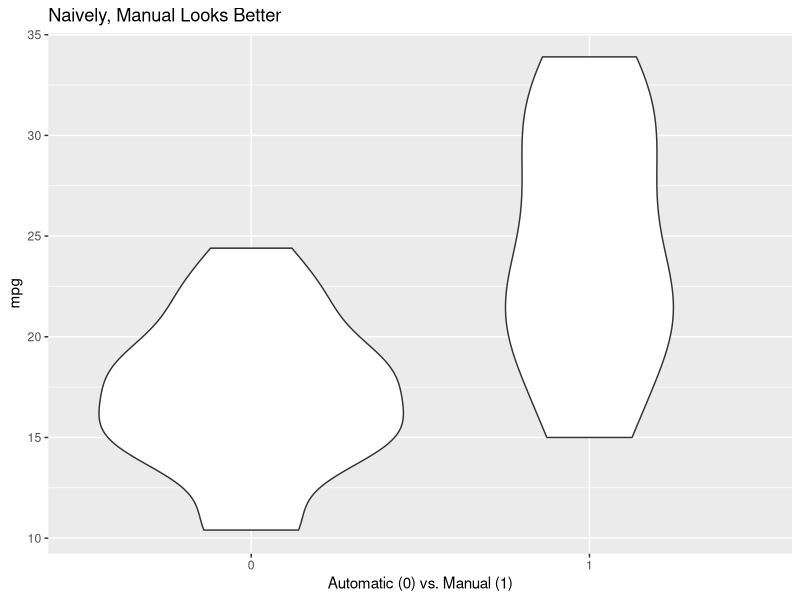
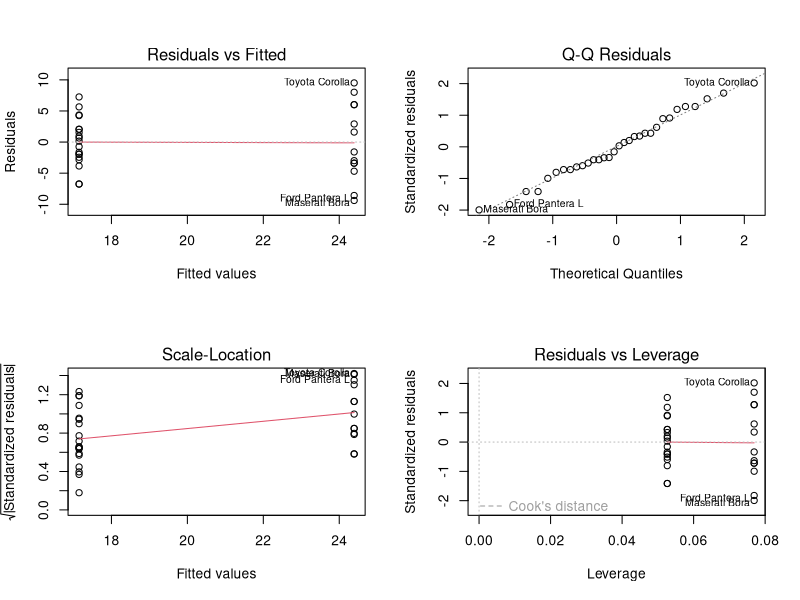
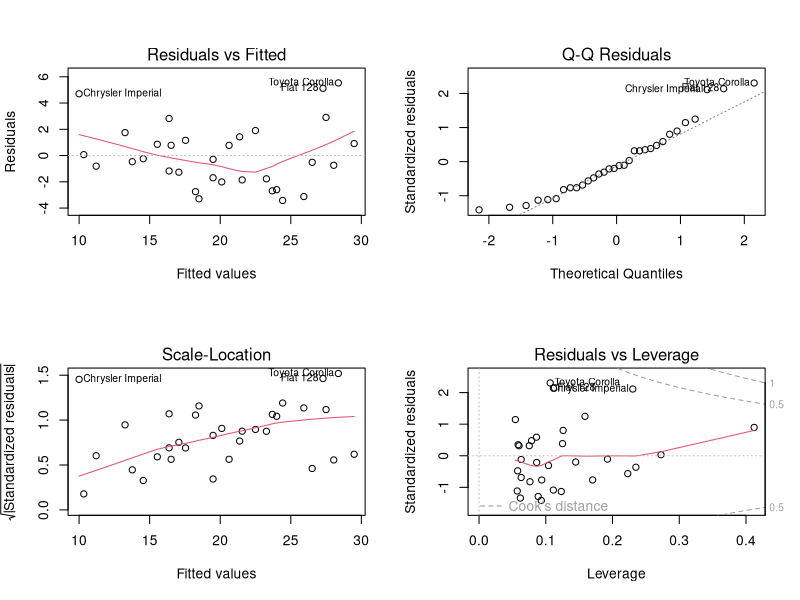
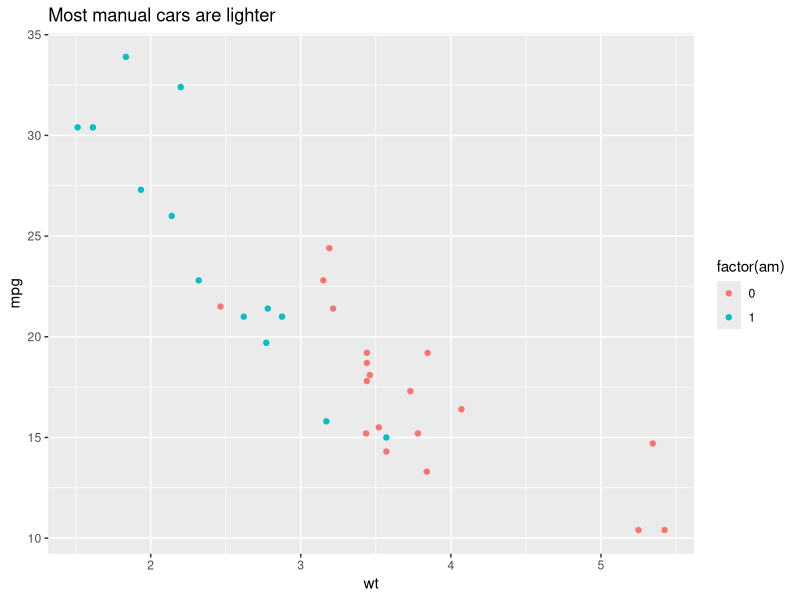
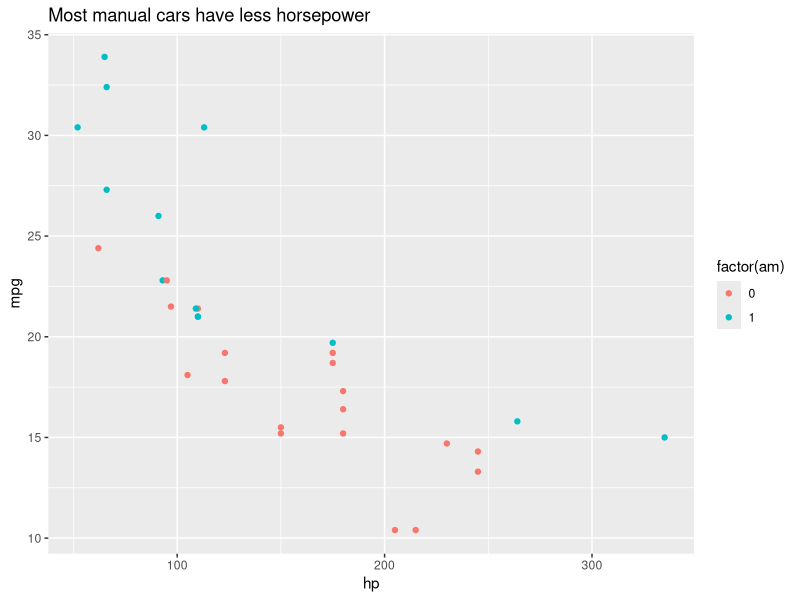

Recreate these plots in R, in order.
## ---- chunk 1
knitr::opts_chunk$set(echo = TRUE)
## ---- chunk 2
head(mtcars)
dim(mtcars)
mtcars[,'cyl'] <- as.factor(mtcars[,'cyl'])
mtcars[,'am'] <- as.factor(mtcars[,'am'])
mtcars[,'vs'] <- as.factor(mtcars[,'vs'])
mtcars[,'gear'] <- as.factor(mtcars[,'gear'])
mtcars[,'carb'] <- as.factor(mtcars[,'carb'])
## ---- chunk 3
naive_fit <- lm(mpg ~ am, mtcars)
summary(naive_fit)$r.squared
coef(naive_fit)[2]
## ---- chunk 4
fit2 <- lm(mpg ~ factor(am) + hp, mtcars)
summary(fit2)$r.squared
anova(naive_fit, fit2)
final_model <- lm(mpg ~ factor(am) + hp + wt, mtcars)
summary(final_model)
anova(fit2, final_model)
## ---- chunk 5
library(ggplot2)
ggplot(mtcars, aes(factor(am), mpg)) + geom_violin() + labs(x="Automatic (0) vs. Manual (1)", title="Naively, Manual Looks Better")
## ---- chunk 6
par(mfrow = c(2, 2))
plot(naive_fit)
## ---- chunk 7
par(mfrow = c(2, 2))
plot(final_model)
## ---- chunk 8
ggplot(mtcars, aes(x=wt, y=mpg, color = factor(am))) + geom_point() + labs(title="Most manual cars are lighter")
ggplot(mtcars, aes(x=hp, y=mpg, color = factor(am))) + geom_point() + labs(title="Most manual cars have less horsepower")
